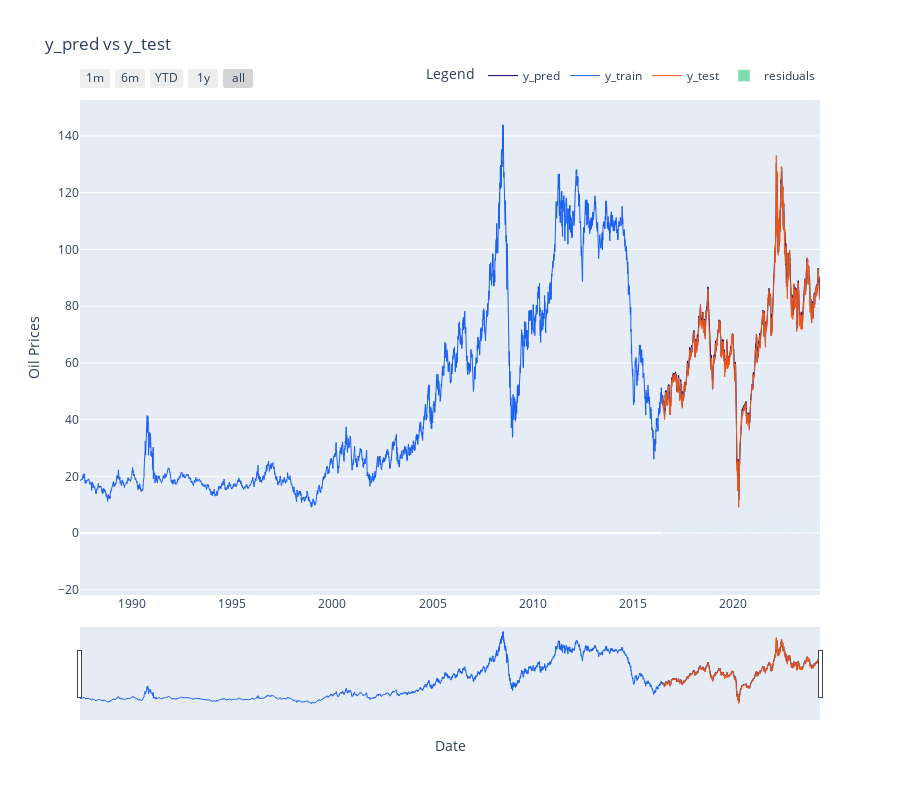

The notebook cell saved with this chart:
### Code cell
display_start_date = "1987-01-01" 

train = pd.DataFrame(data_filtered_ext['value'][:train_data_len + 1]).rename(columns={'value': 'y_train'})
valid = pd.DataFrame(data_filtered_ext['value'][train_data_len:]).rename(columns={'value': 'y_test'})
valid.insert(1, "y_pred", y_pred, True)
valid.insert(1, "residuals", valid["y_pred"] - valid["y_test"], True)
df_union = pd.concat([train, valid])

df_union_zoom = df_union[df_union.index > display_start_date]
df_sub = df_union_zoom['residuals'].dropna().apply(lambda x: "#2BC97A" if x > 0 else "#C92B2B")

fig = go.Figure()

fig.add_trace(go.Scatter(x=df_union_zoom.index, y=df_union_zoom['y_pred'], mode='lines', name='y_pred',
                         line=dict(color="#090364", width=1.0)))
fig.add_trace(go.Scatter(x=df_union_zoom.index, y=df_union_zoom['y_train'], mode='lines', name='y_train',
                         line=dict(color="#1960EF", width=1.0)))
fig.add_trace(go.Scatter(x=df_union_zoom.index, y=df_union_zoom['y_test'], mode='lines', name='y_test',
                         line=dict(color="#EF5919", width=1.0)))

fig.add_trace(go.Bar(x=df_union_zoom['residuals'].dropna().index, y=df_union_zoom['residuals'].dropna(), name='residuals', 
                     marker=dict(color=df_sub), opacity=0.6))

fig.update_layout(
    title="y_pred vs y_test",
    yaxis_title="Oil Prices",
    height=800,
    xaxis_rangeslider_visible=True,
    xaxis_title="Date",
    xaxis=dict(
            rangeselector=dict(
                buttons=list([
                    dict(count=1, label='1m', step='month', stepmode='backward'),
                    dict(count=6, label='6m', step='month', stepmode='backward'),
                    dict(count=1, label='YTD', step='year', stepmode='todate'),
                    dict(count=1, label='1y', step='year', stepmode='backward'),
                    dict(step='all')
                ])
            ),
            type='date'
        ),
    legend_title="Legend",
    legend=dict(
        orientation="h",
        yanchor="bottom",
        y=1.02,
        xanchor="right",
        x=1
    )
)

fig.show()

### Figure 1 — Plotly figure (JSON) as saved in the notebook; plotly's stock layout.template omitted (floating-point values rounded to 4 significant figures; data arrays with more than 128 entries replaced by an {"elided": "..."} marker saying what was removed)
{"data": [{"line": {"color": "#090364", "width": 1}, "mode": "lines", "name": "y_pred", "type": "scatter", "x": {"elided": "11170 str values"}, "y": {"elided": "11170 float values"}}, {"line": {"color": "#1960EF", "width": 1}, "mode": "lines", "name": "y_train", "type": "scatter", "x": {"elided": "11170 str values"}, "y": {"elided": "11170 float values"}}, {"line": {"color": "#EF5919", "width": 1}, "mode": "lines", "name": "y_test", "type": "scatter", "x": {"elided": "11170 str values"}, "y": {"elided": "11170 float values"}}, {"marker": {"color": {"elided": "2233 str values"}}, "name": "residuals", "opacity": 0.6, "type": "bar", "x": {"elided": "2233 str values"}, "y": {"elided": "2233 float values"}}], "layout": {"height": 800, "legend": {"orientation": "h", "title": {"text": "Legend"}, "x": 1, "xanchor": "right", "y": 1.02, "yanchor": "bottom"}, "title": {"text": "y_pred vs y_test"}, "xaxis": {"rangeselector": {"buttons": [{"count": 1, "label": "1m", "step": "month", "stepmode": "backward"}, {"count": 6, "label": "6m", "step": "month", "stepmode": "backward"}, {"count": 1, "label": "YTD", "step": "year", "stepmode": "todate"}, {"count": 1, "label": "1y", "step": "year", "stepmode": "backward"}, {"step": "all"}]}, "rangeslider": {"visible": true}, "title": {"text": "Date"}, "type": "date"}, "yaxis": {"title": {"text": "Oil Prices"}}}}
